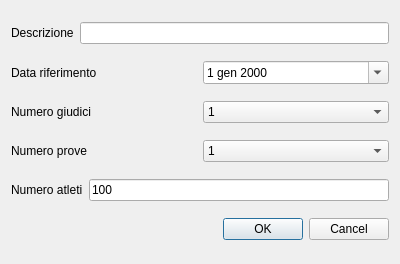
<?xml version="1.0" encoding="UTF-8"?>
<ui version="4.0">
 <class>Dialog</class>
 <widget class="QDialog" name="Dialog">
  <property name="geometry">
   <rect>
    <x>0</x>
    <y>0</y>
    <width>400</width>
    <height>264</height>
   </rect>
  </property>
  <property name="windowTitle">
   <string>Nuova gara</string>
  </property>
  <layout class="QVBoxLayout" name="verticalLayout">
   <item>
    <layout class="QHBoxLayout" name="horizontalLayout">
     <item>
      <widget class="QLabel" name="label">
       <property name="text">
        <string>Descrizione</string>
       </property>
      </widget>
     </item>
     <item>
      <widget class="QLineEdit" name="description"/>
     </item>
    </layout>
   </item>
   <item>
    <layout class="QHBoxLayout" name="horizontalLayout_3">
     <item>
      <widget class="QLabel" name="label_3">
       <property name="text">
        <string>Data riferimento</string>
       </property>
      </widget>
     </item>
     <item>
      <widget class="QDateEdit" name="dateEdit">
       <property name="locale">
        <locale language="Italian" country="Italy"/>
       </property>
       <property name="calendarPopup">
        <bool>true</bool>
       </property>
      </widget>
     </item>
    </layout>
   </item>
   <item>
    <layout class="QHBoxLayout" name="horizontalLayout_2">
     <item>
      <widget class="QLabel" name="label_2">
       <property name="text">
        <string>Numero giudici</string>
       </property>
      </widget>
     </item>
     <item>
      <widget class="QComboBox" name="numeroGiudici">
       <item>
        <property name="text">
         <string>1</string>
        </property>
       </item>
       <item>
        <property name="text">
         <string>2</string>
        </property>
       </item>
       <item>
        <property name="text">
         <string>3</string>
        </property>
       </item>
       <item>
        <property name="text">
         <string>4</string>
        </property>
       </item>
       <item>
        <property name="text">
         <string>5</string>
        </property>
       </item>
      </widget>
     </item>
    </layout>
   </item>
   <item>
    <layout class="QHBoxLayout" name="horizontalLayout_4">
     <item>
      <widget class="QLabel" name="label_4">
       <property name="text">
        <string>Numero prove</string>
       </property>
      </widget>
     </item>
     <item>
      <widget class="QComboBox" name="prove">
       <item>
        <property name="text">
         <string>1</string>
        </property>
       </item>
       <item>
        <property name="text">
         <string>2</string>
        </property>
       </item>
       <item>
        <property name="text">
         <string>3</string>
        </property>
       </item>
       <item>
        <property name="text">
         <string>4</string>
        </property>
       </item>
       <item>
        <property name="text">
         <string>5</string>
        </property>
       </item>
      </widget>
     </item>
    </layout>
   </item>
   <item>
    <layout class="QHBoxLayout" name="horizontalLayout_5">
     <item>
      <widget class="QLabel" name="label_5">
       <property name="text">
        <string>Numero atleti</string>
       </property>
      </widget>
     </item>
     <item>
      <widget class="QLineEdit" name="atleti">
       <property name="text">
        <string>100</string>
       </property>
      </widget>
     </item>
    </layout>
   </item>
   <item>
    <widget class="QDialogButtonBox" name="buttonBox">
     <property name="orientation">
      <enum>Qt::Horizontal</enum>
     </property>
     <property name="standardButtons">
      <set>QDialogButtonBox::Cancel|QDialogButtonBox::Ok</set>
     </property>
    </widget>
   </item>
  </layout>
 </widget>
 <resources/>
 <connections>
  <connection>
   <sender>buttonBox</sender>
   <signal>accepted()</signal>
   <receiver>Dialog</receiver>
   <slot>accept()</slot>
   <hints>
    <hint type="sourcelabel">
     <x>248</x>
     <y>254</y>
    </hint>
    <hint type="destinationlabel">
     <x>157</x>
     <y>274</y>
    </hint>
   </hints>
  </connection>
  <connection>
   <sender>buttonBox</sender>
   <signal>rejected()</signal>
   <receiver>Dialog</receiver>
   <slot>reject()</slot>
   <hints>
    <hint type="sourcelabel">
     <x>316</x>
     <y>260</y>
    </hint>
    <hint type="destinationlabel">
     <x>286</x>
     <y>274</y>
    </hint>
   </hints>
  </connection>
 </connections>
</ui>
